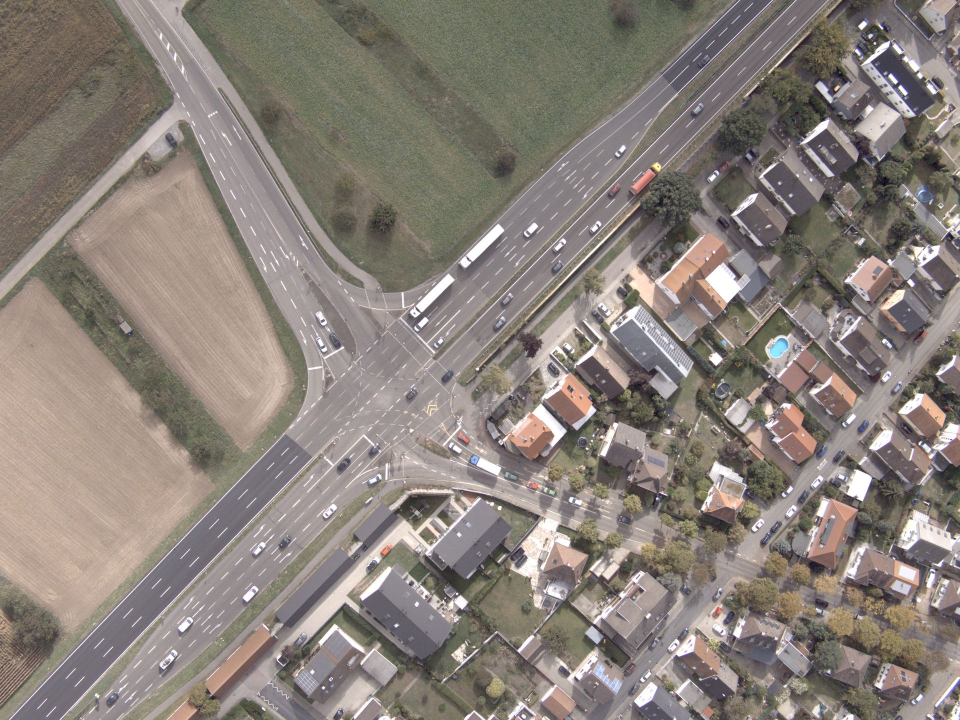
#> input picture pic/cross_1.jpg, 1920 x 1440 px (shown at 1/2 size)
$ python homography_RANSAC.py
#> lines starting #> are read from the running program, lines starting #| are printed output that depends on the picture
import cv2 as cv
import numpy as np


if __name__ == '__main__':
    '''center at cross'''
    # pick_point_1 = np.float32([[762, 673], [752, 683], [738, 697],
    #                            [732, 703], [810, 696], [797, 709],
    #                            [804, 713], [746, 741], [748, 747],
    #                            [752, 754], [753, 767], [793, 748],
    #                            [787, 754], [778, 763], [772, 768]])
    # pick_point_2 = np.float32([[708, 169], [703, 183], [696, 203],
    #                            [693, 211], [762, 172], [756, 188],
    #                            [764, 190], [721, 241], [726, 246],
    #                            [733, 251], [739, 263], [769, 228],
    #                            [766, 235], [761, 248], [758, 256]])
    pick_point_1 = np.float32([[673, 762], [683, 752], [697, 738],
                               [703, 732], [696, 810], [709, 797],
                               [713, 804], [741, 746], [747, 748],
                               [754, 752], [767, 753], [748, 793],
                               [754, 787], [763, 778], [768, 772]])
    pick_point_2 = np.float32([[169, 708], [183, 703], [203, 696],
                               [211, 693], [172, 762], [188, 756],
                               [190, 764], [241, 721], [246, 726],
                               [251, 733], [263, 739], [228, 769],
                               [235, 766], [248, 761], [256, 758]])
    homo_mask = cv.findHomography(pick_point_1, pick_point_2, cv.RANSAC)
    # print(homo_mask)

    pic = cv.imread('../pic/cross_1.jpg')
#> pic is the input picture: shape (1440, 1920, 3); mean B, G, R 121.6, 128.6, 137.3
    size = pic.shape
#> size = (1440, 1920, 3)
    size_trans = (size[1], size[0])
#> size_trans = (1920, 1440)
    homo_matrix = np.mat(homo_mask[0])
    pic_warp = cv.warpPerspective(pic, homo_matrix, size_trans)
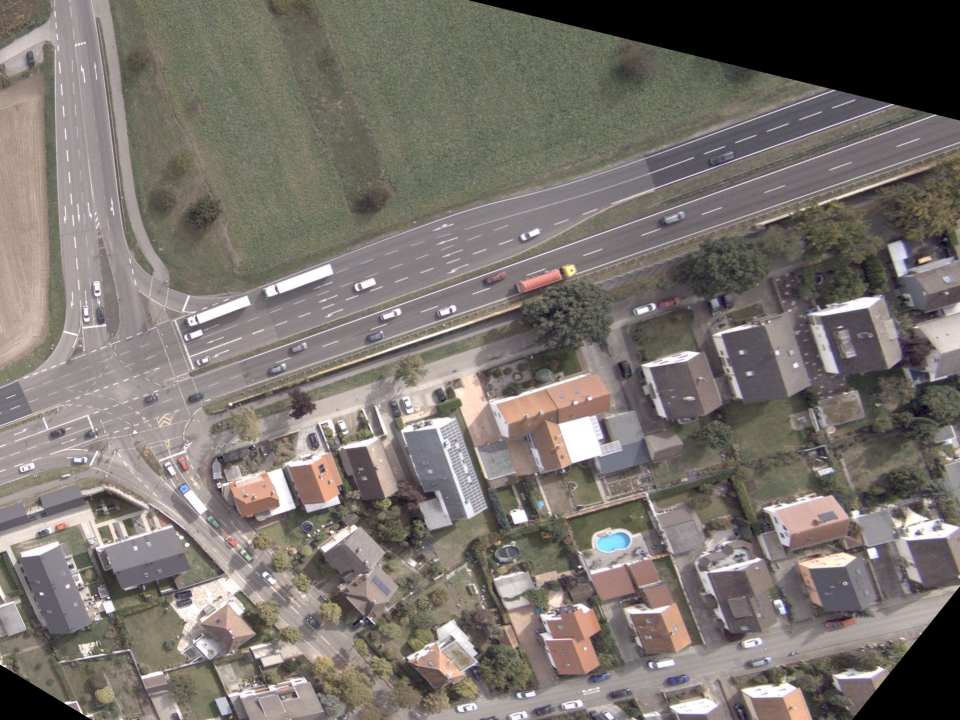
#> pic_warp: shape (1440, 1920, 3) (shown at 1/2 size); mean B, G, R 109.5, 115.4, 121.8

    cv.imwrite('../pic/image/RANSAC_warped/cross_1.jpg', pic_warp)
    cv.imshow('result', pic_warp)
    cv.waitKey(0)

$ run again, with pic/cross_2.jpg copied over pic/cross_1.jpg
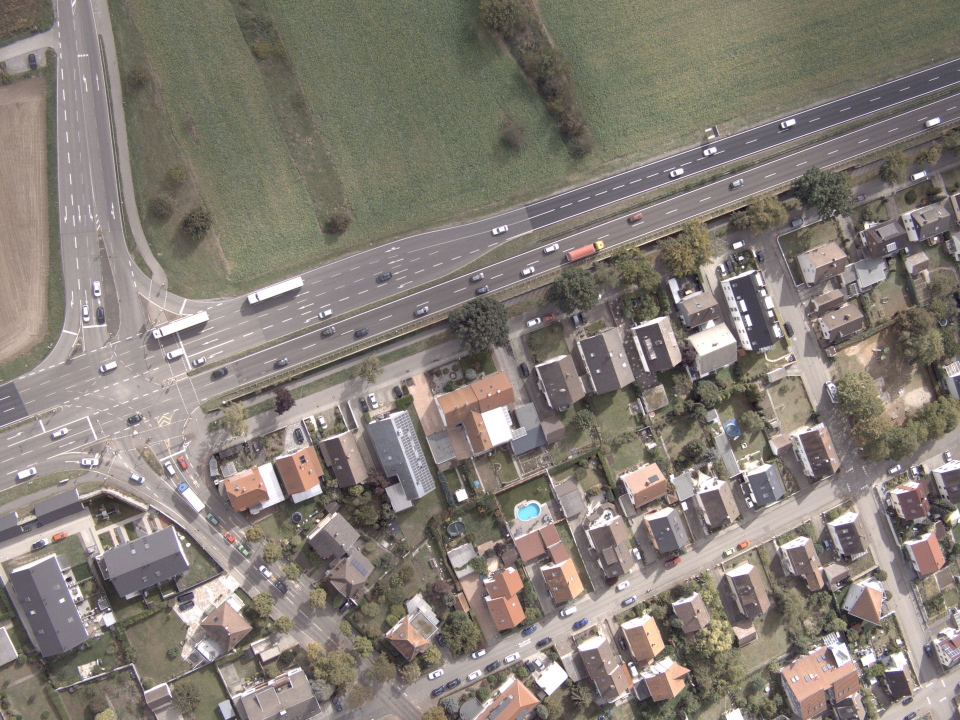
#> input picture pic/cross_2.jpg, 1920 x 1440 px (shown at 1/2 size)
#> pic is the input picture: shape (1440, 1920, 3); mean B, G, R 118, 125.9, 133.2
#> `pic_warp = cv.warpPerspective(pic, homo_matrix, size_trans)`:
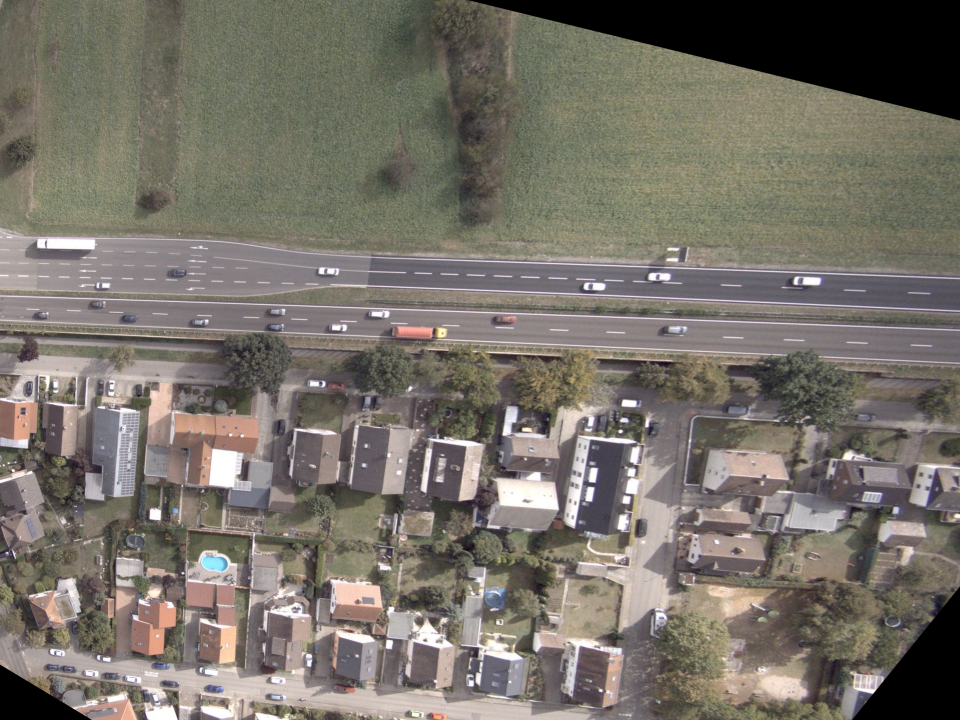
#> pic_warp: shape (1440, 1920, 3) (shown at 1/2 size); mean B, G, R 104.8, 113.7, 119.1

$ run again, with pic/IMG_20191122_131329_9.jpg copied over pic/cross_1.jpg
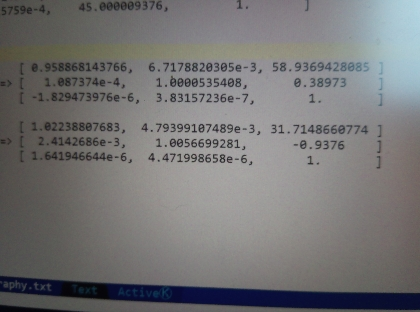
#> input picture pic/IMG_20191122_131329_9.jpg, 420 x 312 px
#> pic is the input picture: shape (312, 420, 3); mean B, G, R 117.2, 116.6, 117.2
#> `pic_warp = cv.warpPerspective(pic, homo_matrix, size_trans)`:
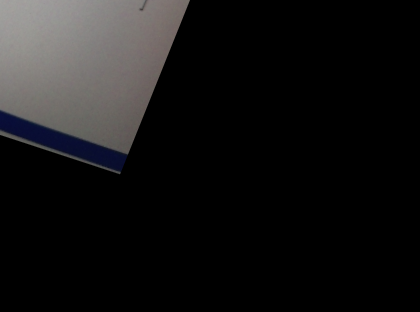
#> pic_warp: shape (312, 420, 3); mean B, G, R 20.9, 20.8, 21.4
